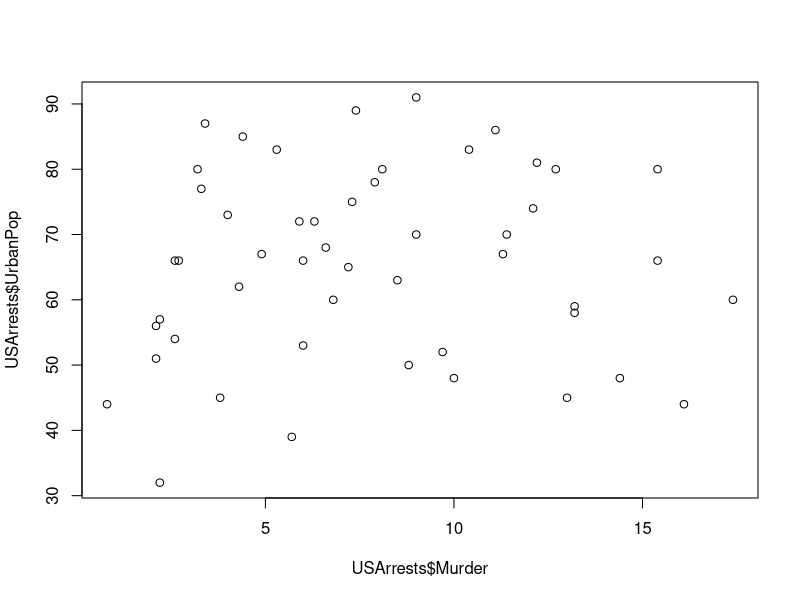
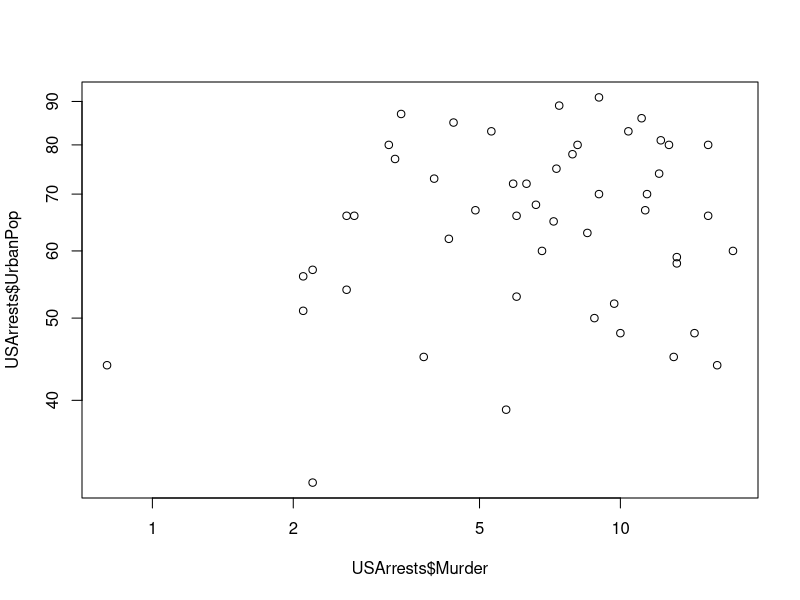
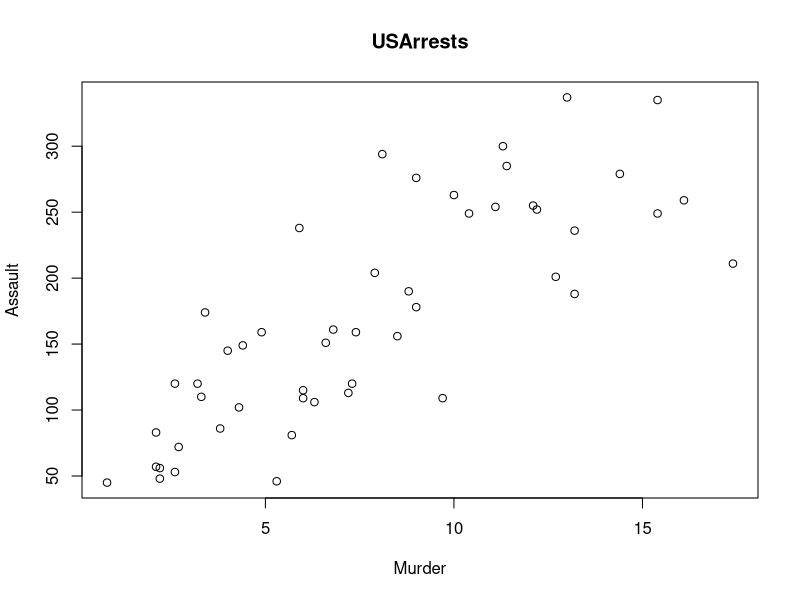
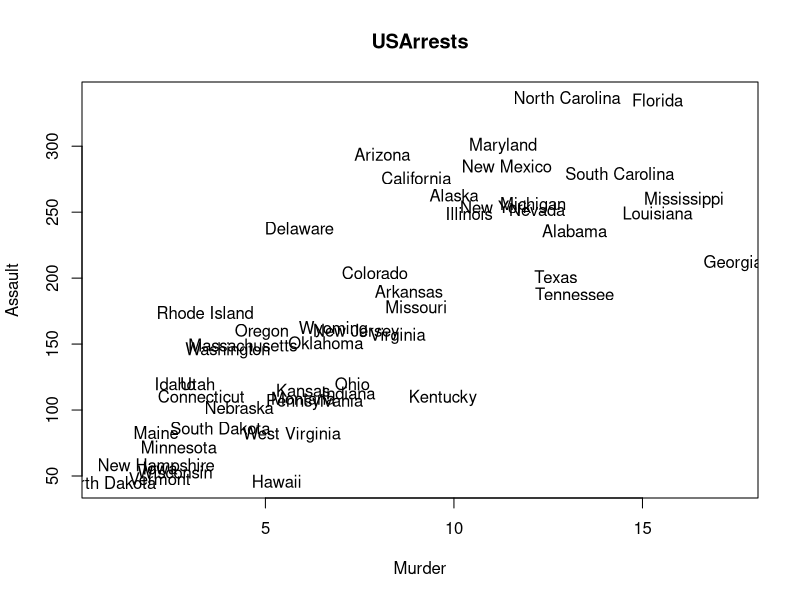
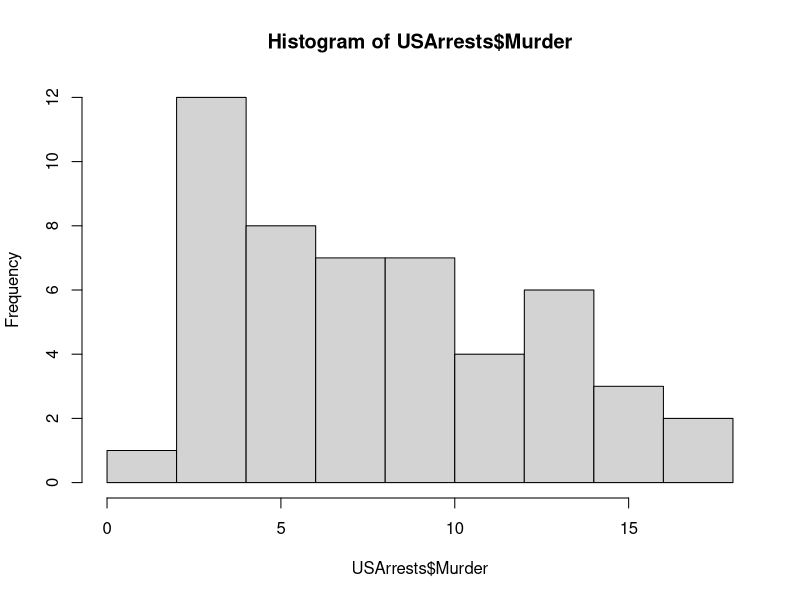
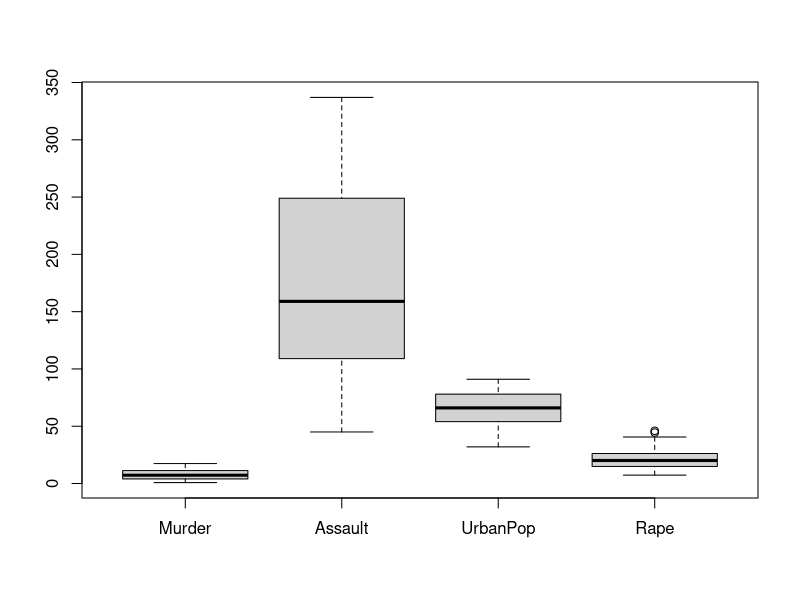

Generate these figures, in order, with R:
## ---- chunk 1
# Demo 1 install R, R studio, and NodeXL

########################
# R basics
########################

# get work directory
getwd() 
setwd("E:/github/ergm/") # modify here to set your work directory


1 + 3 # evaluation
a = 3 # assignment
a # evaluation
a = 3 # spacing does not matter
sqrt(a) # use the square root function
b = sqrt(a) ; b # use function and save result


help(sqrt)# get specific help for a function
?sqrt # get specific help for a function

a == b # Using two equals sign to judge whether a is equivalent to b. 
a != b # is a not equal to b?

##############################
# Vectors and matrices in R
#############################

# create a vector by combining values
a = c(1,3,5) ; a 
a[2] # select the second element
b = c("one","three","five") ; b# also works with strings
b[2]
a = c(a,a) ; a # can apply recursively
a = c(a,b) ; a # mixing types---what happens?

## Sequences and replication
a = seq(from=1,to=5,by=1) # from 1 to 5 the slow way
b = 1:5 # a shortcut!
a==b # all TRUE
rep(1,times=5) # a lot of ones
rep(1:5,times=2) # repeat an entire sequence
rep(1:5,each=2) # same, but element-wise
rep(1:5,times=5:1) # can vary the count of each element

## matrices
a = matrix(data=1:25, nrow=5, ncol=5) ; a # create a matrix the "formal" way
a[1,2] # select a matrix element (two dimensions)
a[1,] # just the first row
a[,2] # can also perform for columns
a[2:3,3:5] # select submatrices
a[-1,] # get rid of row one

# create matrices by combining rows or columns
b = cbind(1:5,1:5) ;b
d = rbind(1:5,1:5) ;d # can perform with rows, too

dim(b) # dimensions = number of rows * number of columns
nrow(b) # the number of rows
ncol(b) # the number of columns

# Element-wise operations
a = 1:5
a + 1 # addition
a * 2 # multiplication
a / 3 # division
a - 4 # subtraction
a ^ 5 # the 5th power
a + a # also works on pairs of vectors
a * a
log(a)
exp(b)

#################
# Data frames
#################

d = data.frame(income=1:5,health=c(T,T,T,T,F),name=LETTERS[1:5])
d
d[1,2] # acts a lot like a matrix!
d[,1]*5
d[-1,]
d$health # can use dollar sign notation 
d$health[3]=FALSE # making changes
d
d[2,3] # shows factors for string values
d$name = LETTERS[1:5] # eliminate evil factors by overwriting
d[2,3]

# avoid to use factors (if you want)
d = data.frame(income=1:5,health=c(T,T,T,T,F),name=LETTERS[1:5],
               stringsAsFactors=FALSE)
d
d = as.data.frame(cbind(1:5,2:6)) # can create from matrices
d
is.data.frame(d) # how can we tell it's not a matrix?
is.matrix(d) # the truth comes out


# Finding built-in data sets
# Many packages have built-in data for testing and educational purposes

data() # lists them all
?USArrests # get help on a data set
data(USArrests) # load the data set
USArrests # view the object

#############################
# Elementary visualization
#############################

## R's workhorse is the ``plot" command

plot(USArrests$Murder,USArrests$UrbanPop) # using dollar sign notation
plot(USArrests$Murder,USArrests$UrbanPop,log="xy") # log-log scale

## Adding plot title and axis labels

plot(USArrests$Murder,USArrests$Assault,
     xlab="Murder",ylab="Assault",main="USArrests")

## Can also add text
plot(USArrests$Murder,USArrests$Assault,
     xlab="Murder",ylab="Assault", main="USArrests",type="n")
text(USArrests$Murder,USArrests$Assault,rownames(USArrests))

## Histograms and boxplots 
hist(USArrests$Murder)
boxplot(USArrests)

